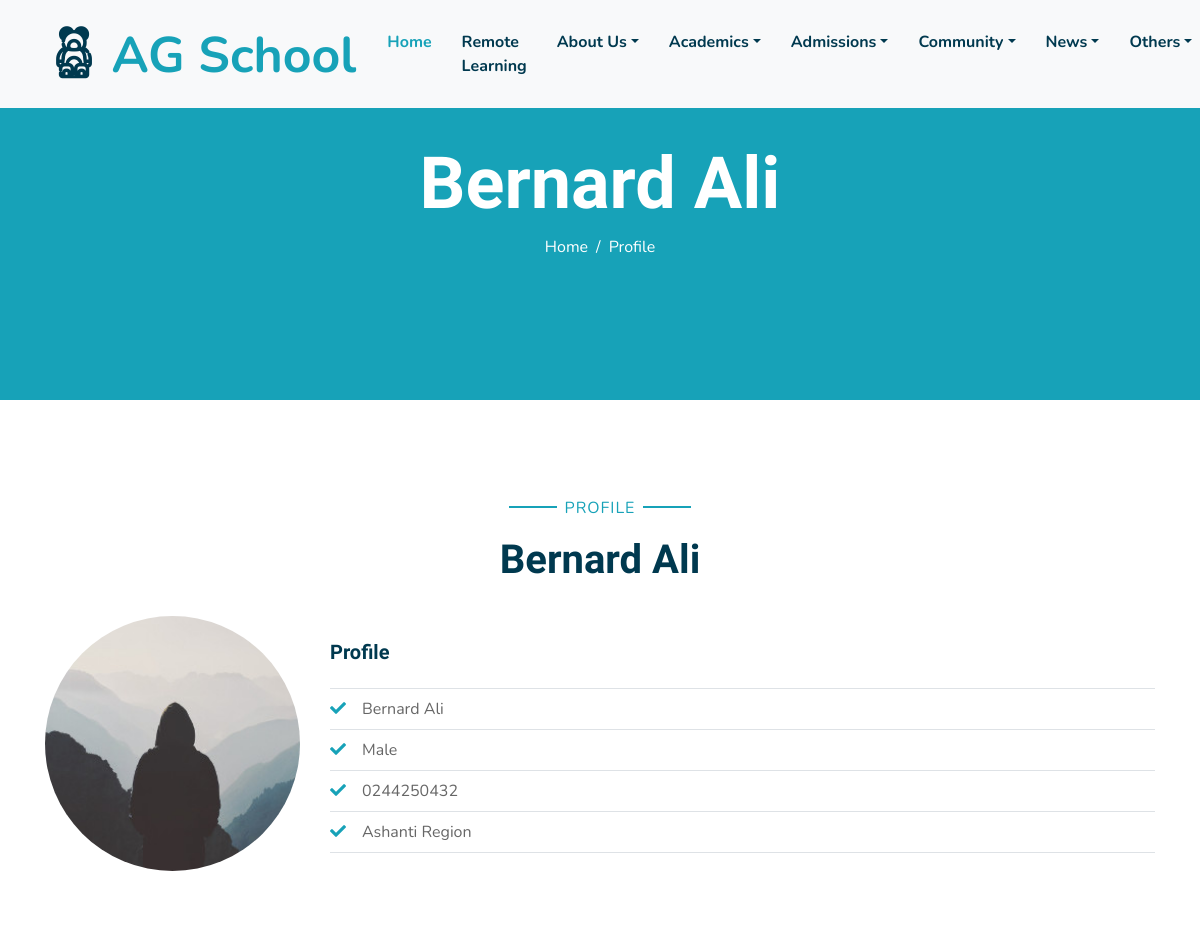
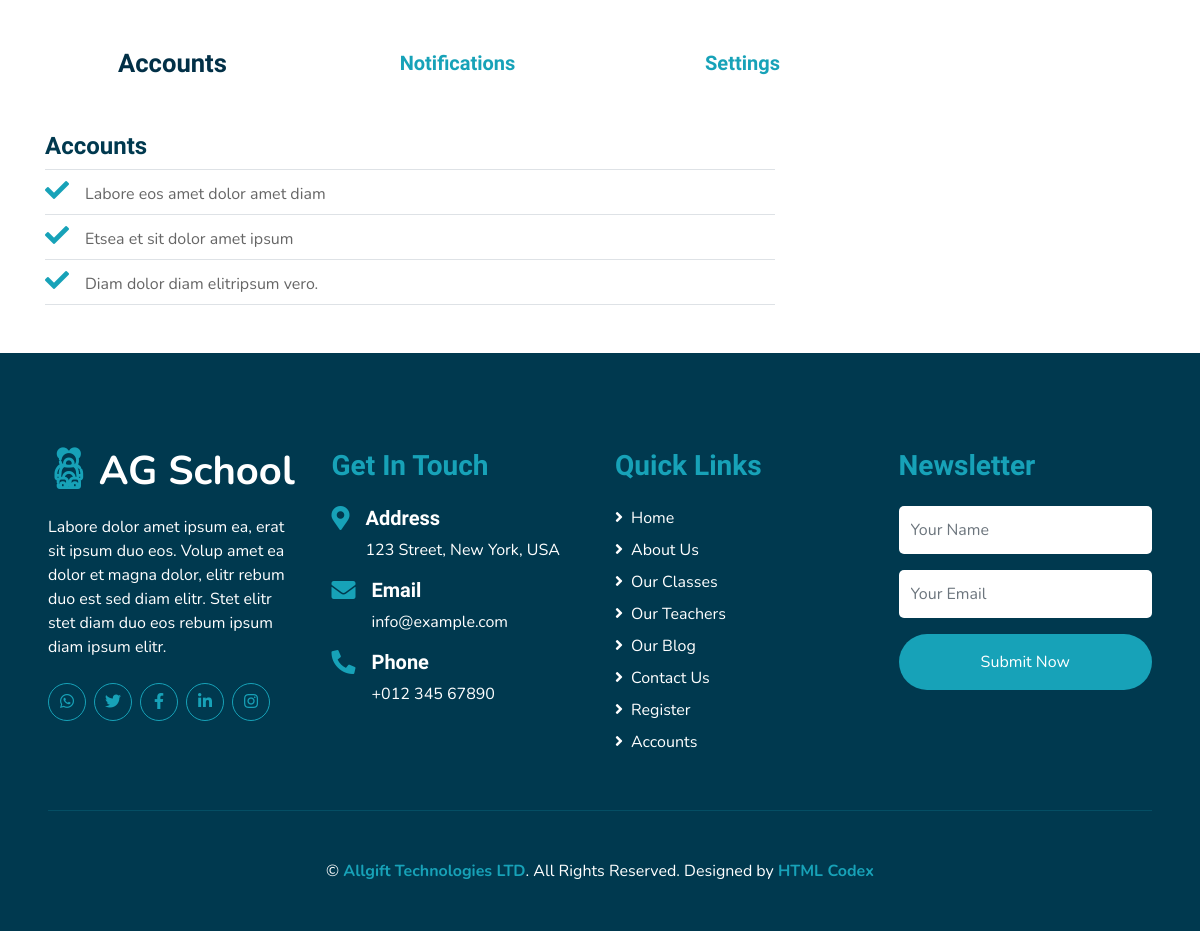
Screenshot of /authy/BernardAli/ (signed in) with the database file from the repository (2 pictures, top to bottom).
### authy/models.py (models this page shows, shortened)
class User(AbstractUser):
    full_name = models.CharField(max_length=200, null=True)
    email = models.EmailField(unique=True, null=True)
    phone = models.CharField(max_length=20)
    avatar = models.ImageField(null=True, default="default.jpg")
    background_img = models.ImageField(default='home-bg.jpg', upload_to='background_pics')
    gender = models.CharField(max_length=100, choices=GENDER_CHOICE, null=True, blank=True)
    marital_status = models.CharField(max_length=100, choices=MARITAL_STATUS, default='Single')
    region = models.CharField(max_length=100, choices=REGION_CHOICE, null=True, blank=True)
    residence = models.CharField(max_length=100)
    GPS_Address = models.CharField(max_length=10)
    nationality = models.CharField(max_length=100, default='Ghanaian')
    created = models.DateField(auto_now_add=True)
    is_blocked = models.BooleanField(default=False)
    facebook_url = models.URLField(max_length=255, blank=True, null=True)
    twitter_url = models.URLField(max_length=255, blank=True, null=True)
    instagram_url = models.URLField(max_length=255, blank=True, null=True)
    linkedin_url = models.URLField(max_length=255, blank=True, null=True)
    website_url = models.URLField(max_length=255, blank=True, null=True)
    REQUIRED_FIELDS = []

### authy/views.py (the view)
# urls.py: path('<username>/', views.profile, name='profile'),
@login_required
def profile(request, username):
    profile = get_object_or_404(User, username=username)
    context = {
        'profile': profile,
    }
    return render(request, 'authy/profile.html', context)

### templates/authy/profile.html (shortened to what this page needs)
{% extends 'base.html' %}
{% load static %}
{% block content %}
    <div class="container-fluid bg-primary mb-5">
      <div
        class="d-flex flex-column align-items-center justify-content-center"
        style="min-height: 400px"
      >
        <h3 class="display-3 font-weight-bold text-white">{{profile.full_name}}</h3>
        <div class="d-inline-flex text-white">
          <p class="m-0"><a class="text-white" href="{% url 'home' %}">Home</a></p>
          <p class="m-0 px-2">/</p>
          <p class="m-0">Profile</p>
        </div>
      </div>
    </div>
    <div class="container-fluid pt-5">
      <div class="container">
        <div class="text-center pb-2">
          <p class="section-title px-5">
            <span class="px-2">Profile</span>
          </p>
          <h1 class="mb-4">{{profile.full_name}}</h1>
        </div>
        <div class="row">
          <div class="col-md-4 col-lg-3 text-center team mb-5">
            <div
              class="position-relative overflow-hidden mb-4"
              style="border-radius: 100%"
            >
              <img class="img-fluid w-100" src="{{profile.avatar.url}}" alt="" />
            </div>
          </div>
          <div class="col-md-8 col-lg-9 ">
            <br>
            <h5>Profile</h5>
            <div class="row pt-2 pb-4">
              <div class="col-12">
                <ul class="list-inline m-0">
                  <li class="py-2 border-top border-bottom">
                    <i class="fa fa-check text-primary mr-3"></i>{{profile.full_name}}
                  </li>
                  <li class="py-2 border-bottom">
                    <i class="fa fa-check text-primary mr-3"></i>{{profile.gender}}
                  </li>
                  <li class="py-2 border-bottom">
                    <i class="fa fa-check text-primary mr-3"></i>{{profile.phone}}
                  </li>
                  <li class="py-2 border-bottom">
                    <i class="fa fa-check text-primary mr-3"></i>{{profile.region}} Region
                  </li>
                </ul>
              </div>
            </div>
          </div>
        </div>
      </div>
    </div>
    <section id="features" class="features">
      <div class="container" data-aos="fade-up">
        <ul class="nav nav-tabs row gy-4 d-flex">
          <li class="nav-item col-4 col-md-4 col-lg-3">
            <a class="nav-link active show" data-bs-toggle="tab" data-bs-target="#tab-1">
              <h4>Accounts</h4>
            </a>
          </li>
          <li class="nav-item col-4 col-md-4 col-lg-3">
            <a class="nav-link" data-bs-toggle="tab" data-bs-target="#tab-2">
              <h4>Notifications</h4>
            </a>
          </li>
          <li class="nav-item col-4 col-md-4 col-lg-3">
            <a class="nav-link" data-bs-toggle="tab" data-bs-target="#tab-3">
              <h4>Settings</h4>
            </a>
          </li>
        </ul>
        <div class="tab-content">
          <div class="tab-pane active show" id="tab-1">
            <div class="row">
              <div class="col-lg-8 order-2 order-lg-1" data-aos="fade-up" data-aos-delay="100">
                <h4>Accounts</h4>
                <ul class="list-inline m-0">
                  <li class="py-2 border-top border-bottom">
                    <i class="fa fa-check text-primary mr-3"></i>Labore eos amet
                    dolor amet diam
                  </li>
                  <li class="py-2 border-bottom">
                    <i class="fa fa-check text-primary mr-3"></i>Etsea et sit
                    dolor amet ipsum
                  </li>
                  <li class="py-2 border-bottom">
                    <i class="fa fa-check text-primary mr-3"></i>Diam dolor diam
                    elitripsum vero.
                  </li>
                </ul>
              </div>
              <div class="col-lg-4 order-1 order-lg-2 text-center" data-aos="fade-up" data-aos-delay="200">
              </div>
            </div>
          </div>
        </div>
      </div>
    </section>
{% endblock content %}

### rows the page displays
User: full_name "Bernard Ali", avatar (placeholder picture), gender "Male", phone "0244250432", region "Ashanti"
